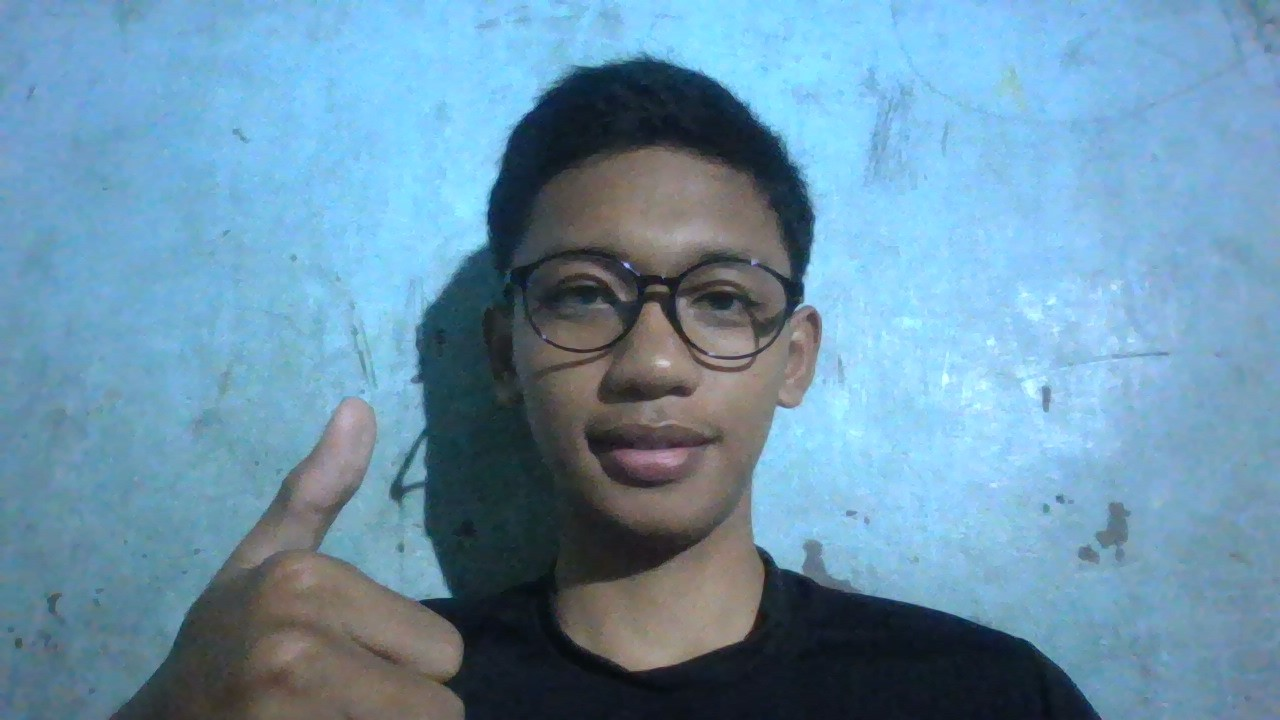
#> input picture Day25_OpenCV/img.jpg, 1280 x 720 px, found by its file name
$ python basic_operations.py
#> lines starting #> are read from the running program, lines starting #| are printed output that depends on the picture; after the words box and inside, x2 and y2 are one past the last pixel; in counts of white or black regions, pixels touching at a corner belong together
import cv2

image = cv2.imread(r'D:\Fendy\BahasaPemrograman\python\opencv\Day25_OpenCV\img.jpg')
#> image is the input picture: shape (720, 1280, 3); mean B, G, R 170.3, 145.7, 106.5

resize_image = cv2.resize(image, (500, 500))
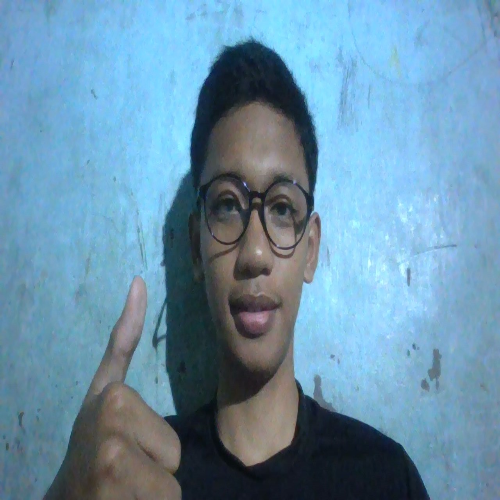
#> resize_image: shape (500, 500, 3); mean B, G, R 170.2, 145.6, 106.4
# [38 lines of commented-out code are left out]

pixel = resize_image[100:120, 100:120] = [0, 0, 255]
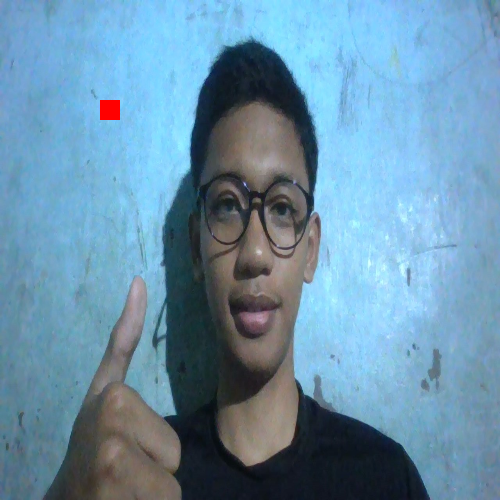
#> resize_image: shape (500, 500, 3); 0.16% of pixels changed, all inside (x1, y1, x2, y2) = (100, 100, 120, 120)
print(pixel)

cv2.imshow('image', resize_image)
cv2.waitKey(0)
cv2.destroyAllWindows()

# cv2.imwrite('gray_image.png', gray_image)
